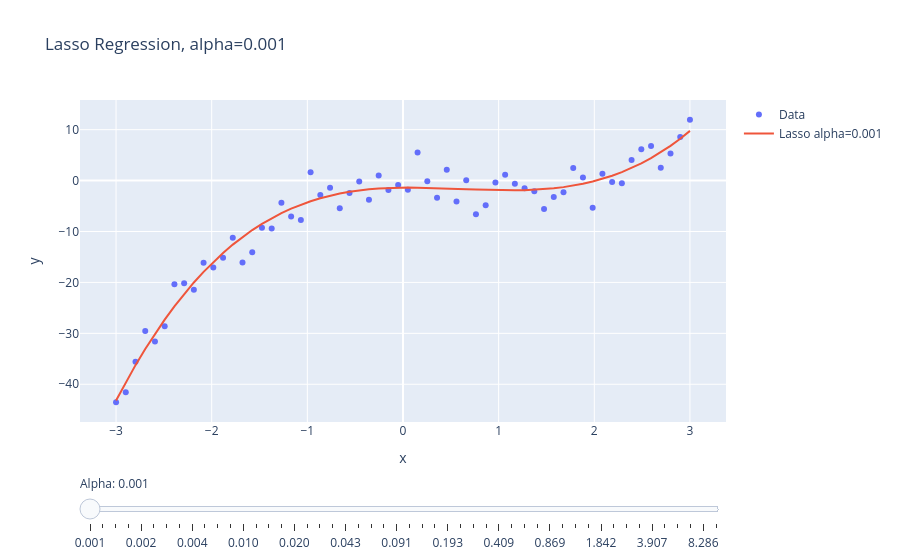

Notebook cell for this chart:
### Markdown cell above
### Lasso Regularization (L1)

L1 penalizes the feature engineering process by adding a penalty to the MSE cost function equivalent to the absolute value of the magnitude of coefficients.

Linear model:

$$ f_{\hat\theta}(x) = \hat\theta * x$$

MSE without regularization:

$$L(\hat\theta, X, y) = \frac{1}{n} \sum_i (y_i - f_{\hat\theta}(X_i))$$

MSE with $L_1$ regularization:

$$L(\hat\theta, X, y) = \frac{1}{n} \sum_i (y_i - f_{\hat\theta}(X_i)) + \lambda \sum_{j=1}{p} |\hat\theta_j|$$

[Google colab link](https://colab.research.google.com/drive/1bgjBvFdFNrjWhVo8KZXPqXxHBJMUdpiS?usp=sharing)

### Code cell
import numpy as np
import plotly.graph_objects as go
from sklearn.linear_model import Lasso
from sklearn.preprocessing import PolynomialFeatures
from sklearn.pipeline import make_pipeline

np.random.seed(42)
x = np.linspace(-3, 3, 60)
y = x**3 - 2*x**2 + np.random.normal(0, 3, len(x))
X = x.reshape(-1, 1)

poly_deg = 3

alphas = np.logspace(-3, 1, 50)
predictions = []

for alpha in alphas:
    model = make_pipeline(PolynomialFeatures(poly_deg), Lasso(alpha=alpha, max_iter=10000))
    model.fit(X, y)
    predictions.append(model.predict(X))

fig = go.Figure()

fig.add_trace(go.Scatter(x=x, y=y, mode='markers', name='Data'))

fig.add_trace(go.Scatter(x=x, y=predictions[0], mode='lines', name=f'Lasso alpha={alphas[0]:.3f}'))

steps = []
for i, alpha in enumerate(alphas):
    step = dict(
        method="update",
        args=[{"y": [y, predictions[i]]},
              {"title": f"Lasso Regression, alpha={alpha:.3f}"}],
        label=f"{alpha:.3f}"
    )
    steps.append(step)

sliders = [dict(
    active=0,
    currentvalue={"prefix": "Alpha: "},
    pad={"t": 50},
    steps=steps
)]

fig.update_layout(
    title=f"Lasso Regression, alpha={alphas[0]:.3f}",
    xaxis_title="x",
    yaxis_title="y",
    sliders=sliders
)

fig.show()
